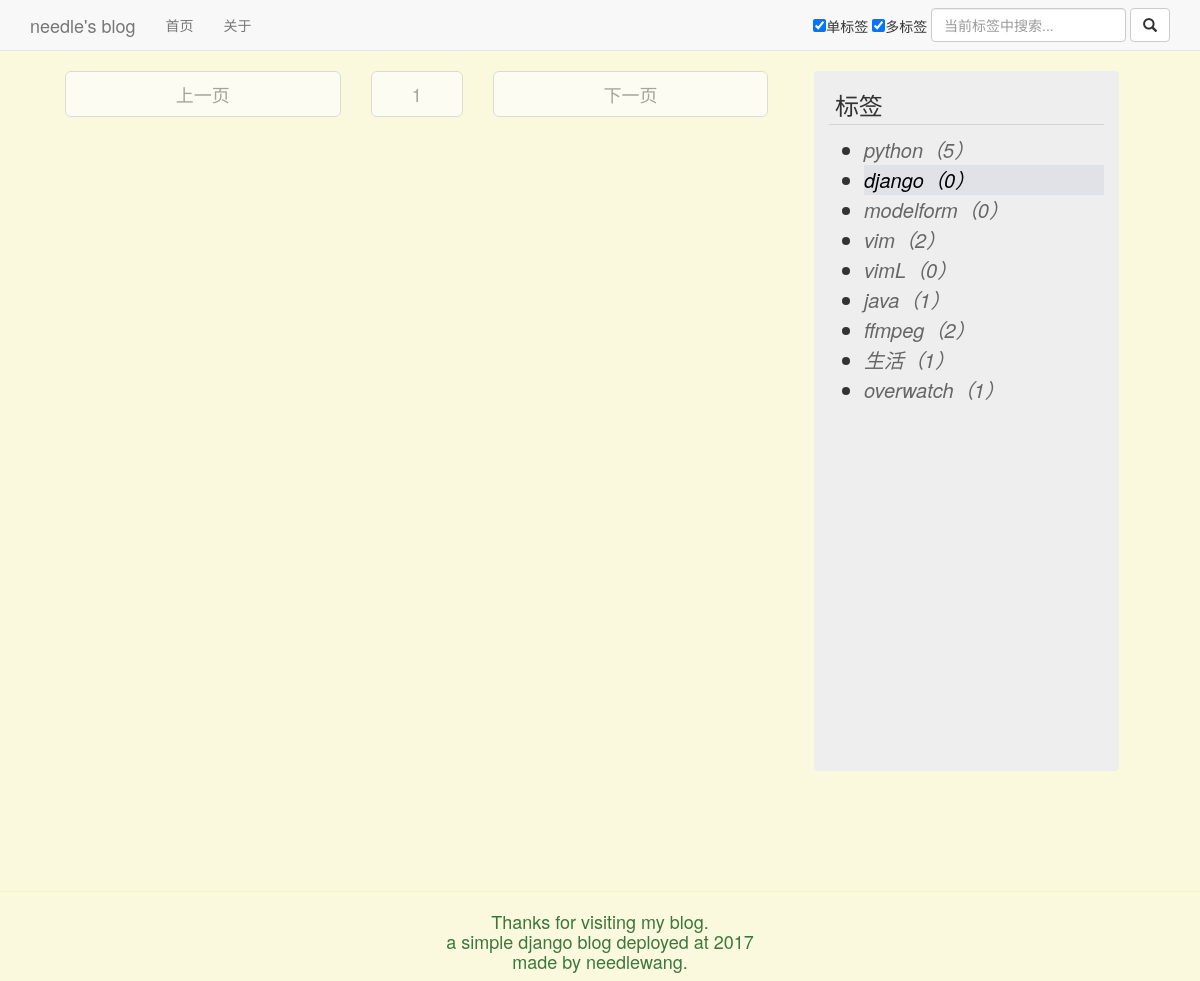
/category/6/page/6/, run on the app's committed database.
### blog_main/models.py (models this page shows, shortened)
class Category(models.Model):
  name = models.CharField(verbose_name = u'标签', max_length = 50)
  prefix_for_sort = models.CharField(verbose_name = u'标签前缀(用于子类标签排序)', default = u'1.1', max_length = 60)
  class Meta:
    verbose_name = u'标签'
    verbose_name_plural = verbose_name
    ordering = [u'prefix_for_sort']

### blog_main/views.py (the view)
# urls.py: url(r'^category/(?P<category_id>\d+)/page/(?P<pagenum>\d+)/$', v.article_list_by_category),
def article_list_by_category(request, category_id, pagenum = 1):
  try:
    current_category = Category.objects.get(id = category_id)
    article_all = current_category.article_set.all().order_by('-id')
    return render(request, 'list_by_category.html',
                  context = {'current_category'  : current_category,
                             'article_list'      : make_paginator(article_all, pagenum),
                             'category_all_list' : get_category_all_list()})
  except Category.DoesNotExist as e:
    raise Http404
  except Category.MultipleObjectsReturned as e:
    raise HttpResponseServerError

### blog_main/views.py (called while the page is built)
def get_category_all_list():
  category_all = Category.objects.all()
  category_all_to_list = []
  category_to_sort = []
  for an_category in category_all:
    an_category_tmp = (an_category.prefix_for_sort, an_category)
    category_to_sort.append(an_category_tmp)
  for prefix, an_category in sorted(category_to_sort):
    an_category_mesg = (an_category.name, an_category.id, len(an_category.article_set.all()))
    category_all_to_list.append(an_category_mesg)
  return category_all_to_list

def make_paginator(article_all, pagenum, limit = 5):
  paginator = Paginator(article_all, limit)
  try:
    article_sublist = paginator.page(pagenum)  # 获取某页对应的记录
  except PageNotAnInteger:  # 如果页码不是个整数
    article_sublist = paginator.page(1)  # 取第一页的记录
  except EmptyPage:  # 如果页码太大，没有相应的记录
    article_sublist = paginator.page(paginator.num_pages)  # 取最后一页的记录
  return article_sublist

### templates_common/list_by_category.html
{% extends "index.html" %}
          {% block paginator %}
            <div class="col-xs-5">
            {% if article_list.has_previous %}
              <a href="/category/{{current_category.id}}/page/{{article_list.previous_page_number}}" role="button" class="btn btn-info btn-lg btn-block">上一页</a>
            {% else %}
              <a class="btn btn-default btn-lg btn-block" disabled="disabled"><span class="text-muted">上一页</span></a>
            {% endif %}
            </div>
            <div class="col-xs-2 center-block">
              <a class="btn btn-default btn-lg btn-block" disabled="disabled"><span class="text-muted">{{article_list.number}}</span></a>
            </div>
            <div class="col-xs-5">
            {% if article_list.has_next %}
              <a href="/category/{{current_category.id}}/page/{{article_list.next_page_number}}" role="button" class="btn btn-info btn-lg btn-block">下一页</a>
            {% else %}
              <a class="btn btn-default btn-lg btn-block" disabled="disabled"><span class="text-muted">下一页</span></a>
            {% endif %}
            </div>
          {% endblock paginator %}

### templates_common/index.html (shortened to what this page needs)
{% extends "base.html" %}
{% load static %}
{% load humanize %}
{% block main %}
  <div class="main" style="margin-left: 50px;margin-right: 50px;">
    <div class="container-fluid" style="word-break: break-all;">
      <div class="row">
        <div id="main-left" class="col-xs-8" style="min-height: 800px;">
          <div class="row">
          {% block paginator %}{% endblock paginator %}
          </div>
        </div>
        <div id="main-right" class="col-xs-4">
          <div class="row">
            <div class="col-xs-offset-1 col-xs-10" style="min-height: 700px; background-color: #eee; border-radius: 4px;">
              <h3 style="border-bottom: 1px solid #d3d3d3; padding: 1px 0 6px 6px;">标签</h3>
              <ul style="padding-left: 35px">
              {% for an_category_name, an_category_id, count in category_all_list %}
                {% ifequal an_category_id current_category.id %}
                <li style="font-size: 20px; line-height: 30px;background-color: #e1e1e8"><a href="/category/{{an_category_id}}/page/1" style="color: #000;"><em>{{an_category_name}}（{{count}}）</em></a></li>
                {% else %}
                <li style="font-size: 20px; line-height: 30px;"><a href="/category/{{an_category_id}}/page/1" style="color: #666;"><em>{{an_category_name}}（{{count}}）</em></a></li>
                {% endifequal %}
              {% endfor %}
              </ul>
            </div>
          </div>
        </div>
      </div>
    </div>
</div>
{% endblock main %}

### data on the page
Category: category_all_list "python"
Category: category_all_list "django"
Category: category_all_list "modelform"
Category: category_all_list "vim"
Category: category_all_list "vimL"
Category: category_all_list "java"
Category: category_all_list "ffmpeg"
Category: category_all_list "生活"
Category: category_all_list "overwatch"

### other printed values
{{ article_list.number }} "1"
{{ count }} "5" "0" "2" "0" "1" "2" "1" "1"
{{ count }} "0"
